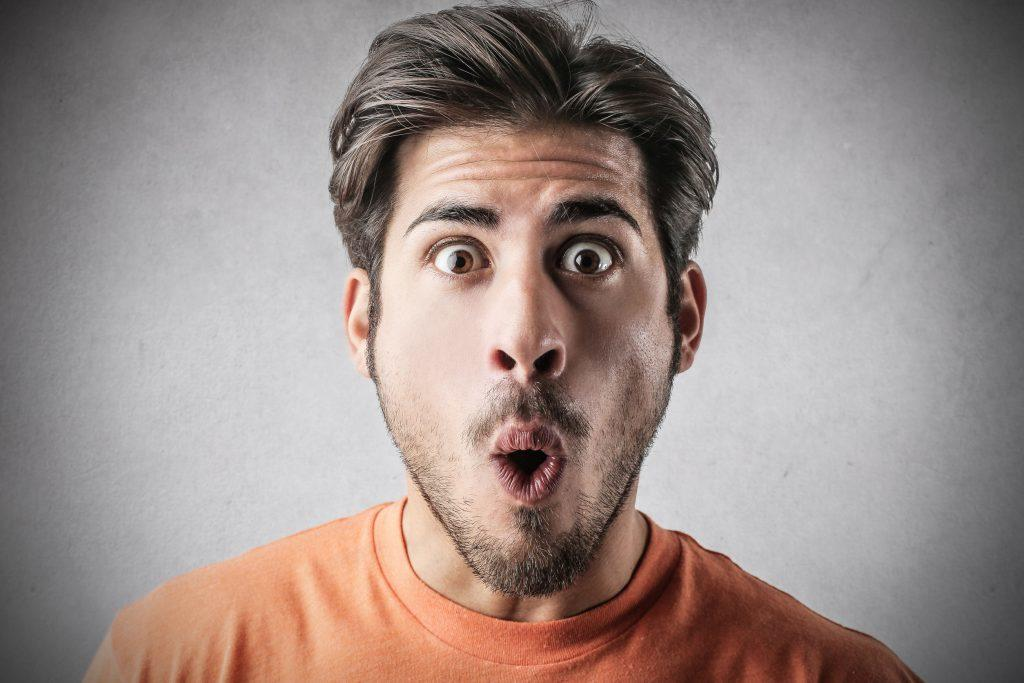
#> input picture train/surprised/1.jpg, 1024 x 683 px; its folder holds only this picture in this run
$ python emotion_photo_test.py
#> lines starting #> are read from the running program, lines starting #| are printed output that depends on the picture
#> (the call stopped at in build_network, `self.network = input_data(shape = [None, 48, 48, 1])`: tflearn is not available in this run)
#> further down, img is the input picture: shape (683, 1024, 3); mean B, G, R 136.7, 141.2, 155.5
### src/neural_network.py
import tflearn
import numpy as np
from os.path import isfile
from tflearn.layers.estimator import regression
from tflearn.layers.conv import conv_2d, max_pool_2d
from tflearn.layers.core import input_data, dropout, fully_connected

class EMR:

  def __init__(self):
  	self.target_classes = ['angry', 'disgusted', 'fearful', 'happy', 'sad', 'surprised', 'neutral']

  def build_network(self):
      print("---> Starting Neural Network")
      self.network = input_data(shape = [None, 48, 48, 1])
      self.network = conv_2d(self.network, 64, 5, activation = 'relu')
      self.network = max_pool_2d(self.network, 3, strides = 2)
      self.network = conv_2d(self.network, 64, 5, activation = 'relu')
      self.network = max_pool_2d(self.network, 3, strides = 2)
      self.network = conv_2d(self.network, 128, 4, activation = 'relu')
      self.network = dropout(self.network, 0.3)
      self.network = fully_connected(self.network, 3072, activation = 'relu')
      self.network = fully_connected(self.network, len(self.target_classes), activation = 'softmax')
      self.network = regression(self.network,
        optimizer = 'momentum',
        loss = 'categorical_crossentropy')
      self.model = tflearn.DNN(
        self.network,
        checkpoint_path = 'model_1_nimish',
        max_checkpoints = 1,
        tensorboard_verbose = 2
      )
      self.load_model()

  def predict(self, image):
    if image is None:
      return None
    image = image.reshape([-1, 48, 48, 1])
    return self.model.predict(image)

  # [6 lines left out: function load_model, not called in this run]


# [2 lines that do not run on import are left out]

### src/emotion_photo_test.py
import cv2
from neural_network import EMR

EMOTIONS = ['angry', 'disgusted', 'fearful', 'happy', 'sad', 'surprised', 'neutral']

cascade_classifier = cv2.CascadeClassifier('find-face-haar.xml')

input_photo = 9


def format_image(image):

    image = cv2.cvtColor(image, cv2.COLOR_BGR2GRAY)
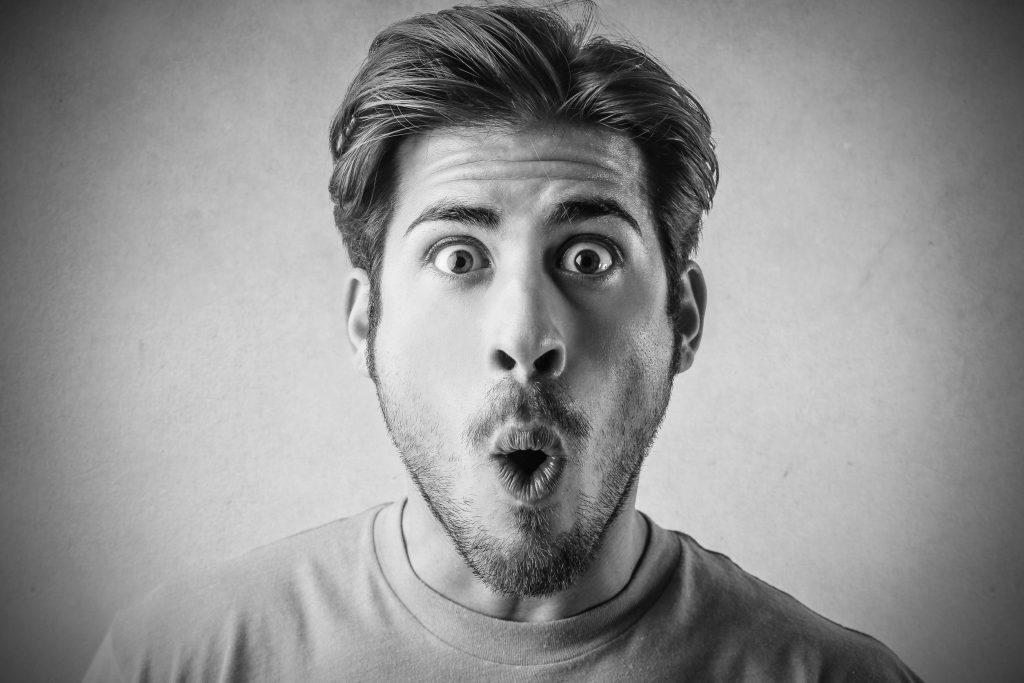
#> image: shape (683, 1024); min 0, max 254, mean 144.9

    faces = cascade_classifier.detectMultiScale(image, scaleFactor=1.3, minNeighbors=5)
#> faces = [[340, 107, 377, 377]]
    if not len(faces) > 0:
        return None

    max_area_face = faces[0]
#> max_area_face = [340, 107, 377, 377]

    for face in faces:
        if face[2] * face[3] > max_area_face[2] * max_area_face[3]:
            max_area_face = face
#> this loop made 1 pass
    face = max_area_face
#> face = [340, 107, 377, 377]
    image = image[face[1]:(face[1] + face[2]), face[0]:(face[0] + face[3])]
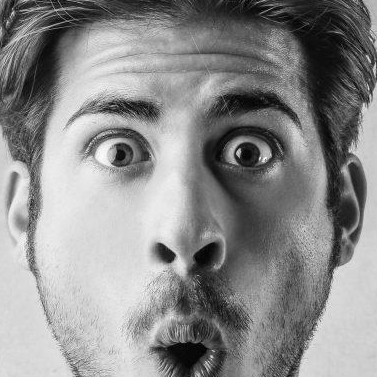
#> image: shape (377, 377); min 0, max 254, mean 139.3
    try:
        image = cv2.resize(image, (48, 48), interpolation=cv2.INTER_CUBIC) / 255.
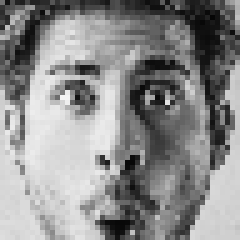
#> image: shape (48, 48) float64 (shown 5 times larger); min 0.0235, max 0.953, mean 0.548
    except Exception:
        print("[+] Problem during resize")
        return None
    return image


network = EMR()
network.build_network()

font = cv2.FONT_HERSHEY_SIMPLEX


for k in range(1, input_photo):
    img = cv2.imread("../train/surprised/{}.jpg".format(k))
#> (the run stopped early here; a loop or call above may not have finished)
